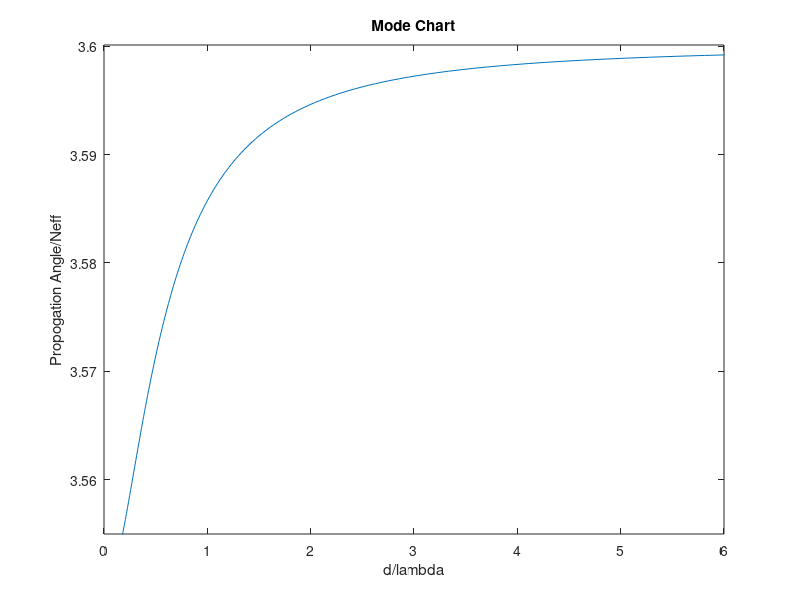

The MATLAB script that drew this image:
% Refractive Index 1
n1 = 3.6;
% Refractive Index 2
n2 = 3.55;
% Wavelength
lambda = .82e-6;
% Incident Angle (85deg = 1.48353rad, etc)
%theta = 1.48353;
theta = 1.4039:1e-3:1.57079;
% vertical component of propagation factor 'k'
h = 2*pi*n1*lambda*cos(theta);
% factor of equation 4.11
q = (n1*cos(theta)).^-1;
% Attenutation coefficient
alpha = sqrt((n1.^2)*(sin(theta).^2)-(n2.^2));
% Neff
Ne = n1.*sin(theta);
% thickness 
d = lambda.*((((2)./(atan(q.*alpha)))./(2*pi*n1*cos(theta)))./h);
% hd
x = 2.*atan(q.*alpha);
% 2*pi*n1*cos(theta)
x1 = 2.*pi.*n1.*cos(theta);
% d/lambda
y = x./x1;
% Plot
plot(y,Ne)
title('Mode Chart');
xlabel('d/lambda');
ylabel('Propogation Angle/Neff');
ylim([3.555 3.6001]);
xlim([0 6]);